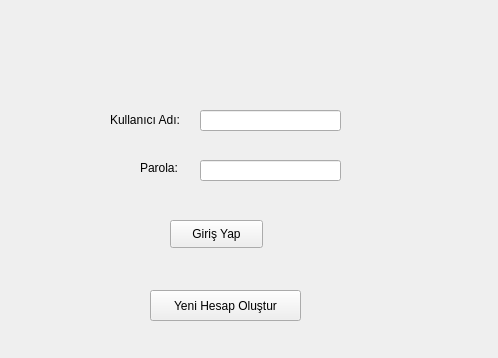
<?xml version="1.0" encoding="UTF-8"?>
<ui version="4.0">
 <class>Form</class>
 <widget class="QWidget" name="Form">
  <property name="geometry">
   <rect>
    <x>0</x>
    <y>0</y>
    <width>498</width>
    <height>358</height>
   </rect>
  </property>
  <property name="windowTitle">
   <string>Form</string>
  </property>
  <widget class="QLineEdit" name="lineEdit">
   <property name="geometry">
    <rect>
     <x>200</x>
     <y>110</y>
     <width>141</width>
     <height>21</height>
    </rect>
   </property>
  </widget>
  <widget class="QLineEdit" name="lineEdit_2">
   <property name="geometry">
    <rect>
     <x>200</x>
     <y>160</y>
     <width>141</width>
     <height>21</height>
    </rect>
   </property>
  </widget>
  <widget class="QLabel" name="label">
   <property name="geometry">
    <rect>
     <x>110</x>
     <y>110</y>
     <width>91</width>
     <height>20</height>
    </rect>
   </property>
   <property name="text">
    <string>Kullanıcı Adı:</string>
   </property>
  </widget>
  <widget class="QLabel" name="label_2">
   <property name="geometry">
    <rect>
     <x>140</x>
     <y>160</y>
     <width>55</width>
     <height>16</height>
    </rect>
   </property>
   <property name="text">
    <string>Parola:</string>
   </property>
  </widget>
  <widget class="QPushButton" name="pushButton">
   <property name="geometry">
    <rect>
     <x>170</x>
     <y>220</y>
     <width>93</width>
     <height>28</height>
    </rect>
   </property>
   <property name="text">
    <string>Giriş Yap</string>
   </property>
  </widget>
  <widget class="QPushButton" name="pushButton_2">
   <property name="geometry">
    <rect>
     <x>150</x>
     <y>290</y>
     <width>151</width>
     <height>31</height>
    </rect>
   </property>
   <property name="text">
    <string>Yeni Hesap Oluştur</string>
   </property>
  </widget>
 </widget>
 <resources/>
 <connections/>
</ui>
